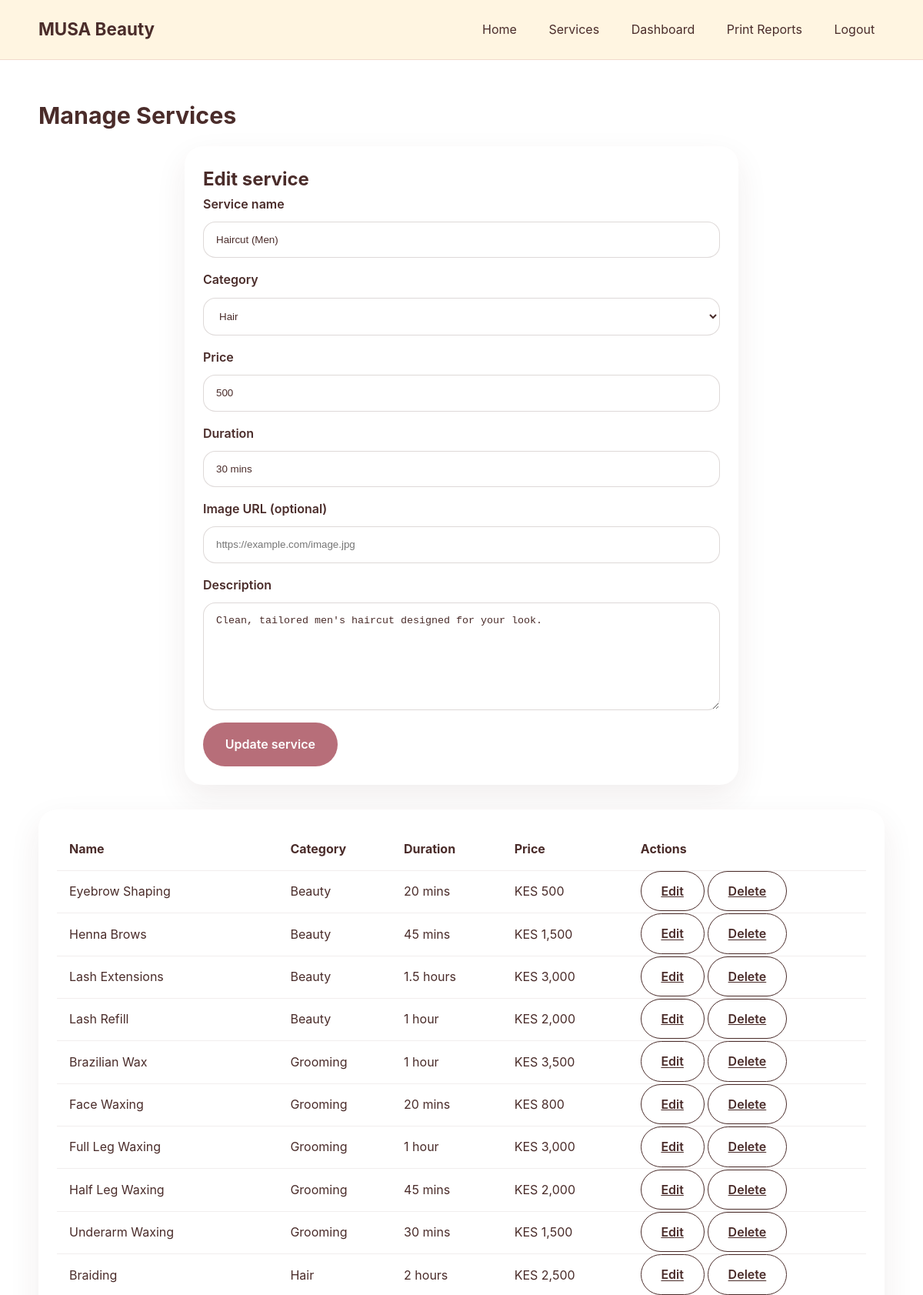
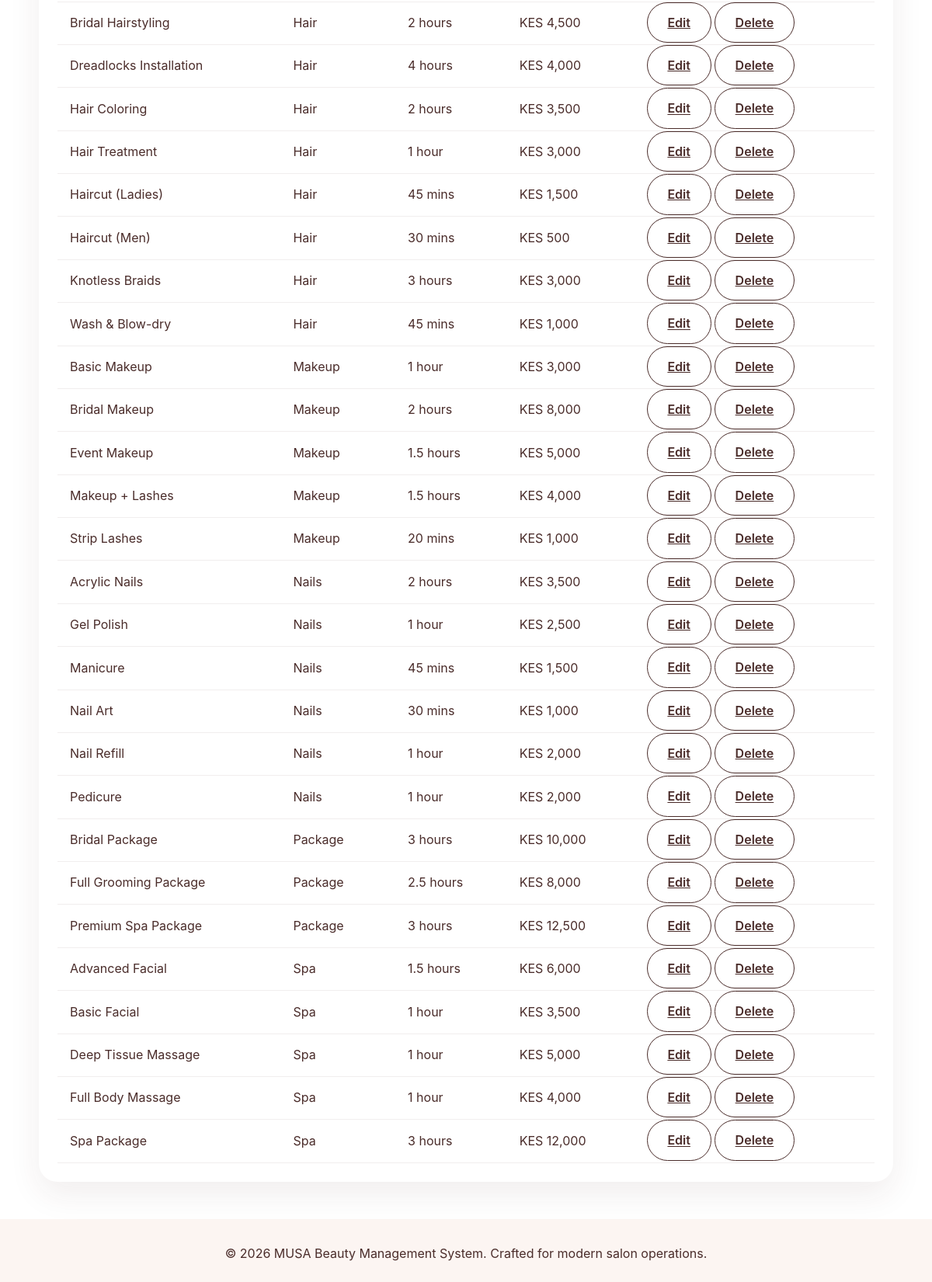
The app's page /admin/manage_services.php?edit=2 (signed in) with its own data (2 pictures, top to bottom).
### tables this page shows
CREATE TABLE IF NOT EXISTS services (
  id INT AUTO_INCREMENT PRIMARY KEY,
  name VARCHAR(150) NOT NULL,
  category VARCHAR(100) NOT NULL,
  price INT NOT NULL DEFAULT 0,
  duration VARCHAR(100) NOT NULL,
  description TEXT NOT NULL,
  image VARCHAR(255) DEFAULT NULL
);

### includes/service_functions.php (called while the page is built, shortened)
<?php
function fetchServices($pdo, $category = null) {
    $stmt = $pdo->query('SELECT * FROM services ORDER BY category, name');
    return $stmt->fetchAll();
}
function fetchServiceById($pdo, $id) {
    $stmt = $pdo->prepare('SELECT * FROM services WHERE id = :id LIMIT 1');
    $stmt->execute([':id' => $id]);
    return $stmt->fetch();
}

### admin/manage_services.php (the view, shortened to what this page needs)
<?php
require_once __DIR__ . '/../includes/auth.php';
require_once __DIR__ . '/../includes/service_functions.php';
$categories = ['Hair', 'Nails', 'Makeup', 'Beauty', 'Spa', 'Grooming', 'Package'];
$services = fetchServices($pdo);
$editService = null;
if (isset($_GET['edit'])) {
    $editId = (int) $_GET['edit'];
    $editService = fetchServiceById($pdo, $editId);
}
?>
<?php include __DIR__ . '/../includes/header.php'; ?>
<section class="section section-light">
    <div class="container">
        <h1 class="section-title">Manage Services</h1>
        <div class="card form-card">
            <h2><?php echo $editService ? 'Edit service' : 'Add service'; ?></h2>
            <form method="post">
                <div class="form-group">
                    <label for="name">Service name</label>
                    <input type="text" id="name" name="name" value="<?php echo $editService ? htmlspecialchars($editService['name']) : ''; ?>" required>
                </div>
                <div class="form-group">
                    <label for="category">Category</label>
                    <select id="category" name="category" required>
                        <?php foreach ($categories as $category): ?>
                            <option value="<?php echo $category; ?>" <?php echo $editService && $editService['category'] === $category ? 'selected' : ''; ?>><?php echo $category; ?></option>
                        <?php endforeach; ?>
                    </select>
                </div>
                <div class="form-group">
                    <label for="price">Price</label>
                    <input type="number" id="price" name="price" value="<?php echo $editService ? htmlspecialchars($editService['price']) : ''; ?>" required>
                </div>
                <div class="form-group">
                    <label for="duration">Duration</label>
                    <input type="text" id="duration" name="duration" value="<?php echo $editService ? htmlspecialchars($editService['duration']) : ''; ?>" placeholder="e.g. 45 mins" required>
                </div>
                <div class="form-group">
                    <label for="image">Image URL (optional)</label>
                    <input type="text" id="image" name="image" value="<?php echo $editService ? htmlspecialchars($editService['image']) : ''; ?>" placeholder="https://example.com/image.jpg">
                </div>
                <div class="form-group">
                    <label for="description">Description</label>
                    <textarea id="description" name="description" required><?php echo $editService ? htmlspecialchars($editService['description']) : ''; ?></textarea>
                </div>
                <button type="submit" class="primary-btn"><?php echo $editService ? 'Update service' : 'Add service'; ?></button>
            </form>
        </div>
        <div class="card table-card" style="margin-top:2rem;">
            <div class="table-wrapper">
                <table class="table">
                    <thead>
                        <tr><th>Name</th><th>Category</th><th>Duration</th><th>Price</th><th>Actions</th></tr>
                    </thead>
                    <tbody>
                        <?php foreach ($services as $service): ?>
                            <tr>
                                <td><?php echo htmlspecialchars($service['name']); ?></td>
                                <td><?php echo htmlspecialchars($service['category']); ?></td>
                                <td><?php echo htmlspecialchars($service['duration']); ?></td>
                                <td>KES <?php echo number_format($service['price']); ?></td>
                                <td>
                                    <a href="/admin/manage_services.php?edit=<?php echo $service['id']; ?>" class="secondary-btn">Edit</a>
                                    <a href="/admin/manage_services.php?delete=<?php echo $service['id']; ?>" class="secondary-btn">Delete</a>
                                </td>
                            </tr>
                        <?php endforeach; ?>
                    </tbody>
                </table>
            </div>
        </div>
    </div>
</section>
<?php include __DIR__ . '/../includes/footer.php'; ?>

### assets/css/style.css (style rules this page uses)
:root { --soft-pink: #F8BBD0; --cream: #FFF5E1; --rose-gold: #B76E79; --deep-plum: #4A2C2A; --gold: #D4AF37; --white: #ffffff; --bg: #fcf5f2; --shadow: 0 16px 40px rgba(75, 44, 42, 0.08); }
* { box-sizing: border-box; margin: 0; padding: 0; }
body { font-family: 'Inter', system-ui, sans-serif; color: var(--deep-plum); background: var(--bg); line-height: 1.6; }
.container { width: min(1100px, calc(100% - 2rem)); margin: 0 auto; }
.primary-btn, .secondary-btn { border: none; border-radius: 999px; cursor: pointer; font-weight: 600; transition: transform 0.2s ease, box-shadow 0.2s ease; }
.primary-btn { background: var(--rose-gold); color: #fff; padding: 1rem 1.8rem; }
.secondary-btn { background: transparent; color: var(--deep-plum); border: 1px solid var(--deep-plum); padding: 0.95rem 1.6rem; }
.card-grid, .table-card, .info-grid { display: grid; gap: 1.5rem; }
.card, .table-card, .review-card, .report-card { background: #fff; border-radius: 24px; box-shadow: var(--shadow); padding: 1.5rem; }
.section-title { margin-bottom: 1rem; font-size: 1.9rem; }
.section { padding: 3rem 0; }
.section-light { background: #fff; }
.form-card { max-width: 720px; margin: 0 auto; }
.form-group { display: grid; gap: 0.6rem; margin-bottom: 1rem; }
.form-group label { font-weight: 600; }
.form-group input, .form-group select, .form-group textarea { width: 100%; border: 1px solid rgba(74, 44, 42, 0.18); border-radius: 16px; padding: 0.95rem 1rem; background: #fff; color: var(--deep-plum); }
.form-group textarea { min-height: 140px; resize: vertical; }
.table-wrapper { overflow-x: auto; }
.table { width: 100%; border-collapse: collapse; }
.table th, .table td { padding: 0.9rem 1rem; text-align: left; border-bottom: 1px solid rgba(74, 44, 42, 0.08); }
.table th { color: var(--deep-plum); font-weight: 700; }
input[type="submit"], button { font: inherit; }

### records on screen
services: name "Haircut (Men)", category "Hair", price "500", duration "30 mins", description "Clean, tailored men's haircut designed for your look."
services: name "Eyebrow Shaping", category "Beauty", duration "20 mins", price "500"
services: name "Henna Brows", category "Beauty", duration "45 mins", price "1,500"
services: name "Lash Extensions", category "Beauty", duration "1.5 hours", price "3,000"
services: name "Lash Refill", category "Beauty", duration "1 hour", price "2,000"
services: name "Brazilian Wax", category "Grooming", duration "1 hour", price "3,500"
services: name "Face Waxing", category "Grooming", duration "20 mins", price "800"
services: name "Full Leg Waxing", category "Grooming", duration "1 hour", price "3,000"
services: name "Half Leg Waxing", category "Grooming", duration "45 mins", price "2,000"
services: name "Underarm Waxing", category "Grooming", duration "30 mins", price "1,500"
services: name "Braiding", category "Hair", duration "2 hours", price "2,500"
services: name "Bridal Hairstyling", category "Hair", duration "2 hours", price "4,500"
services: name "Dreadlocks Installation", category "Hair", duration "4 hours", price "4,000"
services: name "Hair Coloring", category "Hair", duration "2 hours", price "3,500"
services: name "Hair Treatment", category "Hair", duration "1 hour", price "3,000"
services: name "Haircut (Ladies)", category "Hair", duration "45 mins", price "1,500"
services: name "Knotless Braids", category "Hair", duration "3 hours", price "3,000"
services: name "Wash & Blow-dry", category "Hair", duration "45 mins", price "1,000"
services: name "Basic Makeup", category "Makeup", duration "1 hour", price "3,000"
services: name "Bridal Makeup", category "Makeup", duration "2 hours", price "8,000"
services: name "Event Makeup", category "Makeup", duration "1.5 hours", price "5,000"
services: name "Makeup + Lashes", category "Makeup", duration "1.5 hours", price "4,000"
services: name "Strip Lashes", category "Makeup", duration "20 mins", price "1,000"
services: name "Acrylic Nails", category "Nails", duration "2 hours", price "3,500"
services: name "Gel Polish", category "Nails", duration "1 hour", price "2,500"
services: name "Manicure", category "Nails", duration "45 mins", price "1,500"
services: name "Nail Art", category "Nails", duration "30 mins", price "1,000"
services: name "Nail Refill", category "Nails", duration "1 hour", price "2,000"
services: name "Pedicure", category "Nails", duration "1 hour", price "2,000"
services: name "Bridal Package", category "Package", duration "3 hours", price "10,000"
services: name "Full Grooming Package", category "Package", duration "2.5 hours", price "8,000"
services: name "Premium Spa Package", category "Package", duration "3 hours", price "12,500"
services: name "Advanced Facial", category "Spa", duration "1.5 hours", price "6,000"
services: name "Basic Facial", category "Spa", duration "1 hour", price "3,500"
services: name "Deep Tissue Massage", category "Spa", duration "1 hour", price "5,000"
services: name "Full Body Massage", category "Spa", duration "1 hour", price "4,000"
services: name "Spa Package", category "Spa", duration "3 hours", price "12,000"
